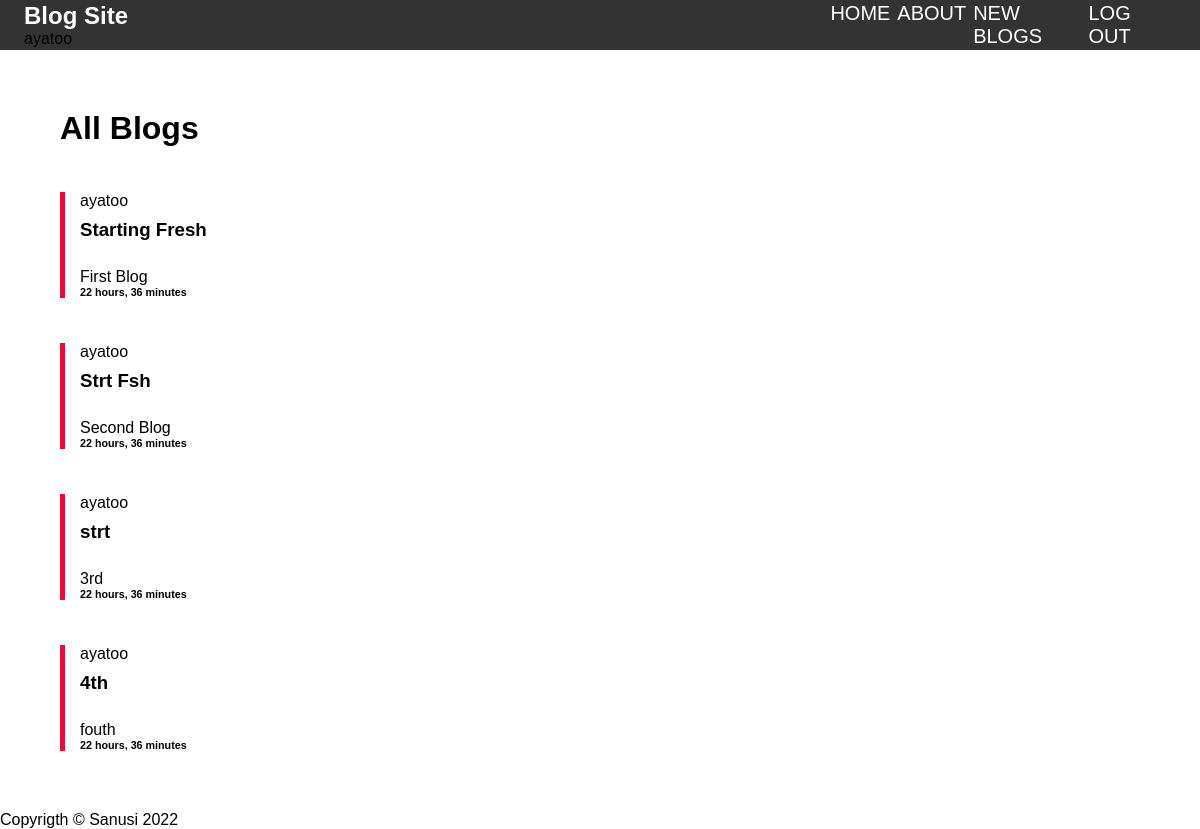
The app's page / (signed in) with its own data.
### base/models.py (models this page shows, shortened)
class Blog(models.Model):
    owner = models.ForeignKey(User, on_delete=models.SET_NULL, null=True)
    title = models.CharField(max_length=50)
    snippet = models.CharField(max_length=50)
    body = models.TextField()
    created = models.DateTimeField(auto_now_add=True)
    class Meta:
        ordering = ['-created']

### base/views.py (the view)
# urls.py: path('', views.home, name = 'home'),
def home(request):
    blogs = Blog.objects.all()
    context = {'blogs': blogs}
    return render(request, 'base/home.html', context)
    class Meta:
        ordering = ['-created']

### base/templates/base/home.html
{% extends "head.html" %}
{% block content %}
<div class="home content">
      <h1>All Blogs</h1>
      {% for blog in blogs %}
      <a class="single" href="{% url 'blogpost' blog.id %}"
        <small>{{blog.owner}}</small>
        <h3>{{blog.title}}</h3><br>
        <span>{{blog.snippet}}</span>
        <h6>{{blog.created|timesince}}</h6>
      {% endfor %}
      </a>
</div>
{%  endblock %}

### templates/nav.html
{% load static %}
<nav class="navBar">
    <div id="logo" >
        <a href="/"><h1>Blog Site</h1></a>
        <p>{{user.username}}</p>
    </div>
    <ul class="lists">
        <li class="list-items"><a class="links" href="/">Home</a></li>
        <li class="list-items"><a class="links" href="{% url 'about' %}">About</a></li>
        <li class="list-items"><a class="links" href="{% url 'create' %}">New Blogs</a></li>
        {% if request.user.is_authenticated %}
        <li class="list-items"><a class="links" href="{% url 'logout' %}">Log Out</a></li>
        {% else %}
        <li class="list-items"><a class="links" href="{% url 'login' %}">Log In</a></li>
        {% endif %}
    </ul>
</nav>

### static/main/style.css (style rules this page uses)
* { box-sizing: border-box; margin: 0; padding: 0; outline: none; text-decoration: none; font-family: Verdana, Geneva, Tahoma, sans-serif; }
#logo > a, li a { color: white; }
.navBar { position: relative; display: flex; align-items: center; width: 100%; background-color: #333; justify-content: space-between; height: 50px; padding: 2%; }
.lists { display: flex; flex-direction: row; width: 30%; }
.list-items { list-style-type: none; font-size: 20px; margin-right: 2%; text-transform: uppercase; }
.content { padding-left: 5%; margin: 5% auto; }
.content h3 { height: 40px; line-height: 40px; width: 40%; }
.single { color: black; margin-left: 5px; }
.single { display: block; margin: 45px 0; padding-left: 15px; border-left: 5px solid var(--textColor); }

### records on screen
Blog: owner "ayatoo", title "Starting Fresh", snippet "First Blog", created "22 hours, 36 minutes"
Blog: owner "ayatoo", title "Strt Fsh", snippet "Second Blog", created "22 hours, 36 minutes"
Blog: owner "ayatoo", title "strt", snippet "3rd", created "22 hours, 36 minutes"
Blog: owner "ayatoo", title "4th", snippet "fouth", created "22 hours, 36 minutes"

### other values on screen
{{ user.username }} "ayatoo"
